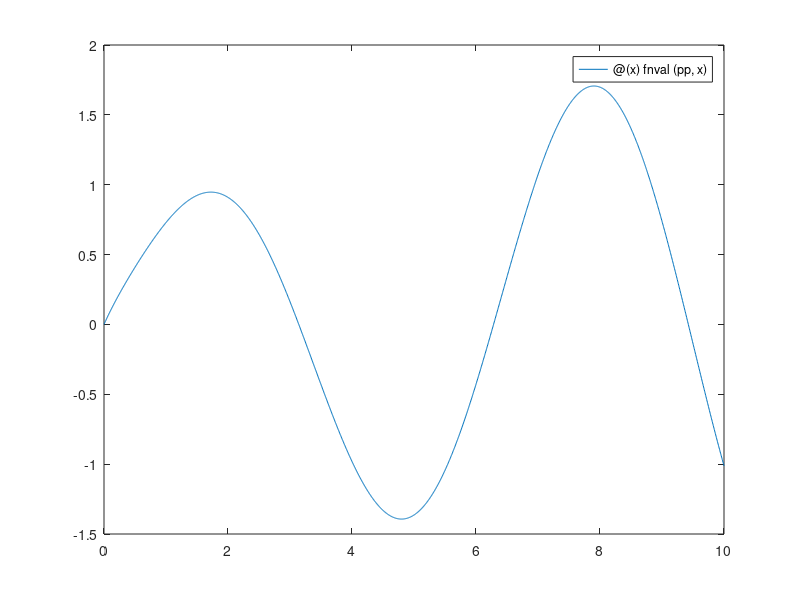

Write the MATLAB code that produced this figure.
x = linspace(0,10,1000);
gx = @(x) (3.*x.^2+4.*x+6).*sin(x)./(x.^2+8.*x+6);
y = gx(x);

pp = csape(x,y);
gx_csape = @(x) fnval(pp,x);
disp(gx_csape);
fplot(gx_csape,[0 10]);

gx_inte = integral(gx,0,10);
gx_csape_inte = integral(gx_csape,0,10);
fprintf("g(x)求积分：%f\n", gx_inte);
fprintf("g(x)'求积分：%f\n", gx_csape_inte);